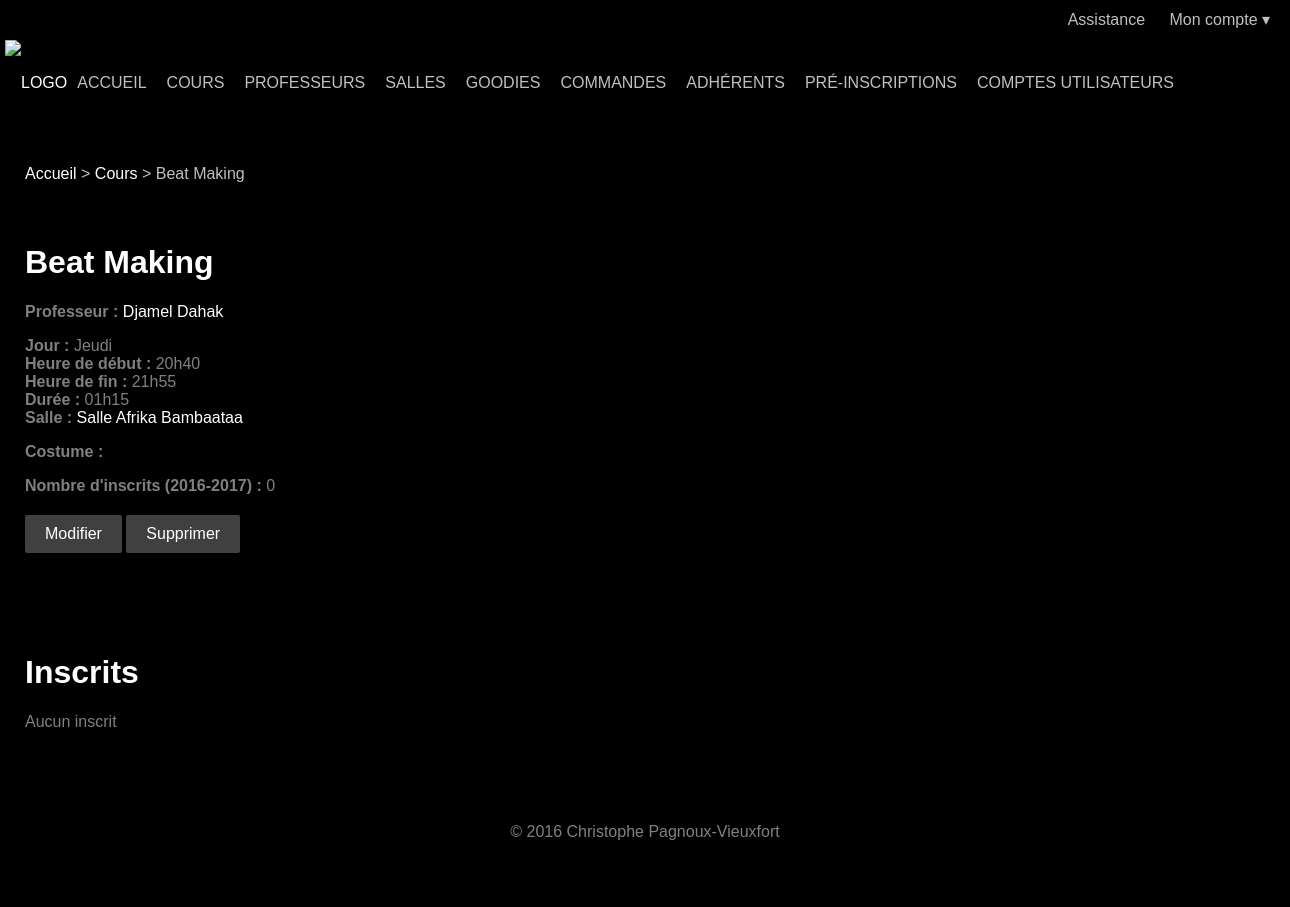
The app's page /entity.php?table=lesson&id=28 (signed in) with its own data.
### tables this page shows
CREATE TABLE `lesson` (
  `lesson_id` tinyint(3) UNSIGNED NOT NULL,
  `title` varchar(50) NOT NULL,
  `teacher_id` tinyint(3) UNSIGNED DEFAULT NULL,
  `day` enum('MONDAY','TUESDAY','WEDNESDAY','THURSDAY','FRIDAY') DEFAULT NULL,
  `start_time` time DEFAULT NULL,
  `end_time` time DEFAULT NULL,
  `room_id` tinyint(3) UNSIGNED DEFAULT NULL,
  `costume` tinytext
);

CREATE TABLE `room` (
  `room_id` tinyint(3) UNSIGNED NOT NULL,
  `name` varchar(50) NOT NULL,
  `address` varchar(255) DEFAULT NULL,
  `postal_code` char(5) DEFAULT NULL,
  `city` varchar(50) DEFAULT NULL
);

### views/lesson.html.php (the view, shortened to what this page needs)
<ol class="breadcrumb">
  <li><?php link_home() ?></li>
  <li><?php link_table('lesson') ?></li>
  <li><?php echo $row['title'] ?></li>
</ol>
<div class="container">
  <h1><?php echo $row['title'] ?></h1>
  <p>
    <span class="attribute-name">Professeur :</span>
    <?php echo link_entity('teacher', $row['teacher_id'], get_name('teacher', $row['teacher_id'])) ?><br>
  </p>
  <p>
    <span class="attribute-name">Jour :</span>
    <?php echo eval_enum($row['day']) ?><br>
    <span class="attribute-name">Heure de début :</span>
    <?php echo format_time($row['start_time']) ?><br>
    <span class="attribute-name">Heure de fin :</span>
    <?php echo format_time($row['end_time']) ?><br>
    <span class="attribute-name">Durée :</span>
    <?php echo duration($row['start_time'], $row['end_time']) ?><br>
    <span class="attribute-name">Salle :</span>
    <?php echo link_entity('room', $row['room_id'], get_entity_name('room', $row['room_id'])) ?>
  </p>
  <p>
    <span class="attribute-name">Costume :</span><br>
  </p>
  <p>
    <span class="attribute-name">Nombre d'inscrits (<?php echo current_season() ?>) :</span>
    <?php echo lesson_registrant_count($row['lesson_id'], current_season()) ?>
  </p>
  <ul class="action-links">
    <li><?php link_modify_entity('lesson', $row['lesson_id']) ?></li>
    <li><?php link_delete_entity('lesson', $row['lesson_id']) ?></li>
  </ul>
</div>

### src/util.php (shortened to what this page needs)
<?php
function link_home()
{
	echo '<a href="index.php">Accueil</a>';
}
function link_table($table)
{
	$label = '';
	switch ($table) {
	case 'goody':
		$label = 'Goodies';
		break;
	case 'lesson':
		$label = 'Cours';
		break;
	case 'member':
		$label = 'Adhérents';
		break;
	case 'order':
		$label = 'Commandes';
		break;
	case 'pre_registration':
		$label = 'Pré-inscriptions';
		break;
	case 'room':
		$label = 'Salles';
		break;
	case 'teacher':
		$label = 'Professeurs';
		break;
	case 'user':
		$label = 'Comptes utilisateurs';
		break;
	}
	echo '<a href="overview.php?table=' . $table . '">' . $label . '</a>';
}
function link_entity($table, $id, $label = null)
{
	if (isset($label))
		echo '<a href="entity.php?table=' . $table . '&amp;id=' . $id .
		     '">' . $label . '</a>';
	else
		echo '<a class="button" href="entity.php?table=' . $table .
		     '&amp;id=' . $id . '">+ d\'infos</a>';
}
function link_modify_entity($table, $id)
{
	echo '<a class="button" href="entity.php?action=modify&amp;table=' .
	     $table . '&amp;id=' . $id . '">Modifier</a>';
}
function link_delete_entity($table, $id)
{
	echo '<a class="button" href="entity.php?action=delete&amp;table=' .
	     $table . '&amp;id=' . $id .
	     '" onclick="return confirm(\'Êtes-vous sûr(e) ?\')">Supprimer</a>';
}
function link_send_ticket()
{
	echo '<a href="send_ticket.php">Assistance</a>';
}
function html_encode_strings($array)
{
	return $array;
}
function current_season()
{
	if (date('m') >= 6)
		return date('Y') . '-' . (date('Y') + 1);
	return (date('Y') - 1) . '-' . date('Y');
}
function duration($start_time, $end_time)
{
	list($start_hour, $start_minute) = sscanf($start_time, '%d:%d');
	list($end_hour, $end_minute) = sscanf($end_time, '%d:%d');
	$hour_restraint = 0;
	$minute = $end_minute - $start_minute;
	$hour = $end_hour - $start_hour - $hour_restraint;
	return sprintf('%02d', $hour) . 'h' . sprintf('%02d', $minute);
}
function eval_enum($value)
{
	$result = '';
	switch ($value) {
	case 'THURSDAY':
		$result = 'Jeudi';
		break;
	}
	return $result;
}
function format_time($time)
{
	list($hour, $minute) = sscanf($time, '%d:%d');
	return sprintf('%02d', $hour) . 'h' . sprintf('%02d', $minute);
}
function get_entity_name($table, $id)
{
	$link = connect_database();
	$query = 'SELECT name FROM `' . $table . '` WHERE ' . $table .
		 '_id = ' . $id;
	if (!$result = mysqli_query($link, $query)) {
		sql_error($link, $query);
		exit;
	}
	$row = mysqli_fetch_assoc($result);
	$row = html_encode_strings($row);
	return $row['name'];
}
function get_name($table, $id)
{
	$link = connect_database();
	$query = 'SELECT first_name, last_name FROM `' . $table . '` WHERE ' .
		 $table . '_id = ' . $id;
	if (!$result = mysqli_query($link, $query)) {
		sql_error($link, $query);
		exit;
	}
	$row = mysqli_fetch_assoc($result);
	$row = html_encode_strings($row);
	return $row['first_name'] . ' ' . $row['last_name'];
}
function lesson_registrant_count($lesson_id, $season)
{
	$link = connect_database();
	$query = 'SELECT COUNT(*) FROM registration_detail ' .
		 'INNER JOIN registration ' .
		 'ON registration.registration_id = ' .
		 'registration_detail.registration_id ' .
		 'WHERE registration_detail.lesson_id = ' . $lesson_id .
		 ' AND registration.season = "' . $season . '"';
	if (!$result = mysqli_query($link, $query)) {
		sql_error($link, $query);
		exit;
	}
	$row = mysqli_fetch_row($result);
	return $row[0];
}
?>

### public/css/main.css (style rules this page uses)
body { background-attachment: fixed; background-color: #000000; background-image: url('http://www.insschool.fr/wp-content/uploads/2015/09/affiche-15-16-site-RVB-fusionne%CC%811.jpg'); background-position: center top; color: #808080; }
a { color: #ffffff; text-decoration: none; }
h1, h2 { color: #ffffff; }
input[type=submit], .button { background-color: #404040; border: none; border-radius: 2px; color: #ffffff; display: inline-block; }
input[type=submit], .button { padding: 10px 20px; }
.attribute-name { font-weight: bold; }
.dropdown-menu, .navbar ul, .breadcrumb, .pagination ul, .action-links { margin: 0; padding: 0; }
.navbar, .breadcrumb, .container, .super-container, .footer-container { box-sizing: border-box; margin: auto; width: 1280px; }
.navbar li a { display: inline-block; float: left; padding: 0 10px; }
.utility-bar a, .dropdown-toggle, .navbar li a { color: #c0c0c0; }
.breadcrumb { color: #c0c0c0; margin-bottom: 20px; padding: 0 20px; }
.breadcrumb li { display: inline; }
.breadcrumb li::before { content: '> '; }
.breadcrumb li:first-child::before { content: none; }
.container { background-color: #000000; margin-bottom: 20px; padding: 20px; }
.action-links { margin-bottom: 20px; margin-top: 20px; }
.action-links li { display: inline; }

### public/css/footer.css (style rules this page uses)
html { min-height: 100%; position: relative; }
body { margin-bottom: 140px; }

### records on screen
lesson: title "Beat Making", day "Jeudi", start_time "20h40", end_time "21h55", duration($row['start_time'], $row['end_time']) "01h15"
room: name "Salle Afrika Bambaataa"

### other values on screen
$label "COURS PROFESSEURS SALLES GOODIES COMMANDES ADHÉRENTS PRÉ-INSCRIPTIONS COMPTES UTILISATEURS Cours"
$label "Djamel Dahak"
current_season() "2016-2017"
lesson_registrant_count($row['lesson_id'], current_season()) "0"
